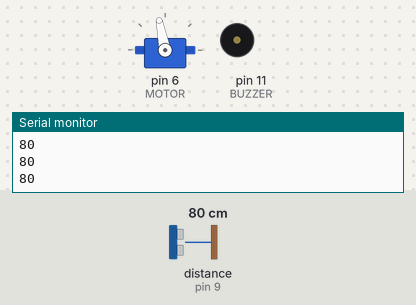
A sketch run on a simulated Arduino Uno, built with avr-gcc and run on an emulated ATmega328P. Shown: servo, buzzer (waves = sounding), the last lines printed to the serial monitor. Wiring (inferred from the names in the program): ultrasonic range finder: trigger pin 10; echo pin 9. Inputs (shaded band) come from the test bench; at power-on: distance to the obstacle (sensor on pin 9) 80 cm. The echo pulse lasts 58.3 µs per cm.

Above: at 1.2 s.
1.3 s: distance to the obstacle (sensor on pin 9) set to 2 cm
At 1.52 s:
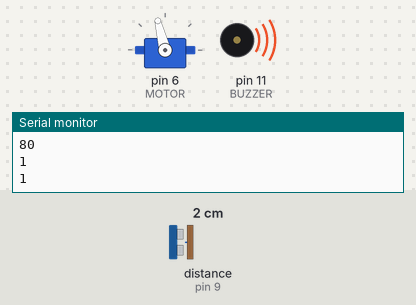
4.3 s: distance to the obstacle (sensor on pin 9) set to 35 cm
At 4.54 s:
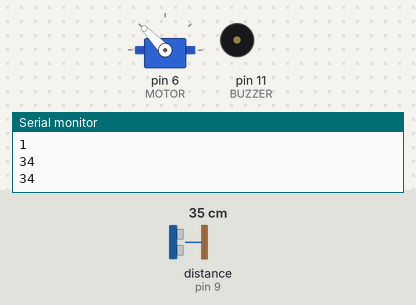
7.3 s: distance to the obstacle (sensor on pin 9) set to 4 cm
At 7.52 s:
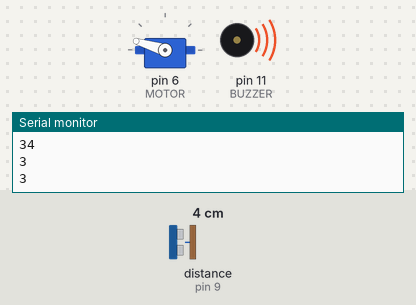
Timing chart, 0 to 19.3 s (numbered marks = the images above; inputs shaded):
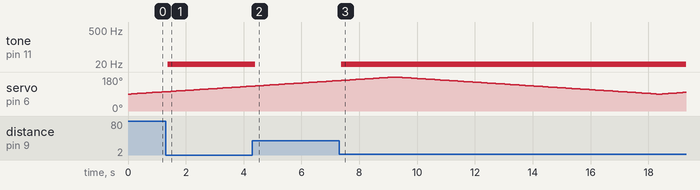

The sketch:

radar.ino
```cpp
#include <Servo.h>
const int TRIG=10;
const int ECHO=9;
const int MOTOR=6;
const int BUZZER=11;
long DUR;
int DIS;
Servo SERVO;

void setup()
{
  Serial.begin(9600);
  pinMode(MOTOR,OUTPUT);
  pinMode(TRIG,OUTPUT);
  pinMode(ECHO,INPUT);
  pinMode(BUZZER,OUTPUT);
  SERVO.attach(MOTOR);
}

void loop()
{
  for(int pos=90;pos<180;pos++)  //rotation cycle 1
  {
    SERVO.write(pos);
    DIS=calcDis();               //calling the calculate distance function
    Serial.println(DIS);
    if(DIS<20)                   //checking if any object is nearby and making sound
    tone(BUZZER,DIS);
    else                         //there is no object nearby
    noTone(BUZZER);
    delay(100);
  }

  for(int pos=180;pos>=90;pos--)  //rotation cycle 2
  {
    SERVO.write(pos);
    DIS=calcDis();
    Serial.println(DIS);
    if(DIS<20)
    tone(BUZZER,DIS);
    else
    noTone(BUZZER);
    delay(100);
  }
}

int calcDis()  //function to calculate distance from the sensor
{
  digitalWrite(TRIG, HIGH);
  delayMicroseconds(10);
  digitalWrite(TRIG, LOW);
   float lecture_echo = pulseIn(ECHO, HIGH);
  float cm = lecture_echo / 58;
  return cm;
}
```

Measured:
- after the input at 1.3 s, tone on pin 11 (BUZZER): silent → 1 Hz after 0.07 s
- after the input at 4.3 s, tone on pin 11 (BUZZER): 1 Hz → silent after 0.10 s
- after the input at 7.3 s, tone on pin 11 (BUZZER): silent → 3 Hz after 0.08 s
